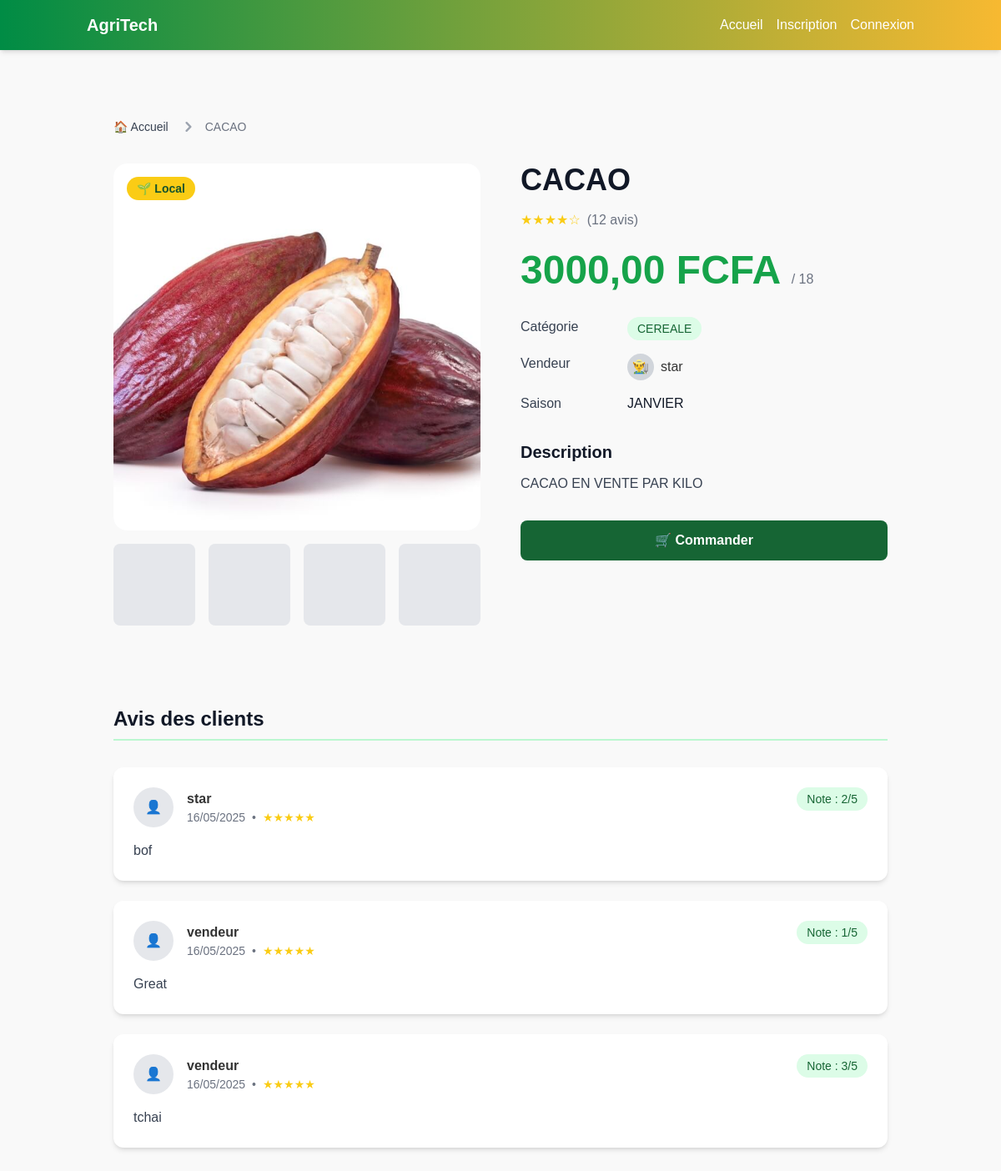
The page /accounts/profile/produit/2/ on the database its author committed.
### agritech_app/models.py (models this page shows, shortened)
class Produit(models.Model):
    vendeur = models.ForeignKey(User, on_delete=models.CASCADE)
    categorie = models.ForeignKey(CategorieProduit, on_delete=models.CASCADE)
    nom = models.CharField(max_length=255)
    prix = models.DecimalField(max_digits=10, decimal_places=2)
    quantite = models.PositiveIntegerField()
    photo = models.ImageField(upload_to='produits/', blank=True)
    description = models.TextField(blank=True)
    date_ajout = models.DateTimeField(auto_now_add=True)
    est_actif = models.BooleanField(default=True)
    saisonnalite = models.CharField(max_length=255, blank=True)

class CategorieProduit(models.Model):
    nom = models.CharField(max_length=100, unique=True)

class Avis(models.Model):
    produit = models.ForeignKey(Produit, on_delete=models.CASCADE)
    auteur = models.ForeignKey(User, on_delete=models.CASCADE)
    NOTE_CHOICES = [(i, str(i)) for i in range(1, 6)]
    note = models.IntegerField(choices=NOTE_CHOICES)
    commentaire = models.TextField(blank=True)
    date_creation = models.DateTimeField(auto_now_add=True)

### agritech_app/views.py (the view)
# urls.py: path('produit/<int:produit_id>/', views.detail_produit, name='detail_produit'),
def detail_produit(request, produit_id):
    produit = get_object_or_404(Produit, pk=produit_id)
    context = {'produit': produit}
    return render(request, 'detail_produit.html', context)

### templates/detail_produit.html (shortened to what this page needs)
{% extends 'base.html' %}
{% block content %}
<div class="max-w-7xl mx-auto px-4 sm:px-6 lg:px-8 py-12">
    <nav class="flex mb-8" aria-label="Breadcrumb">
        <ol class="inline-flex items-center space-x-1 md:space-x-3">
            <li class="inline-flex items-center">
                <a href="{% url 'home' %}" class="inline-flex items-center text-sm font-medium text-gray-700 hover:text-green-600">
                    🏠 Accueil
                </a>
            </li>
            <li aria-current="page">
                <div class="flex items-center">
                    <svg class="w-6 h-6 text-gray-400" fill="currentColor" viewBox="0 0 20 20" xmlns="http://www.w3.org/2000/svg">
                        <path fill-rule="evenodd" d="M7.293 14.707a1 1 0 010-1.414L10.586 10 7.293 6.707a1 1 0 011.414-1.414l4 4a1 1 0 010 1.414l-4 4a1 1 0 01-1.414 0z" clip-rule="evenodd"></path>
                    </svg>
                    <span class="ml-1 text-sm font-medium text-gray-500 md:ml-2">{{ produit.nom }}</span>
                </div>
            </li>
        </ol>
    </nav>
    <div class="grid grid-cols-1 lg:grid-cols-2 gap-12">
        <div class="space-y-4">
            <div class="relative rounded-2xl overflow-hidden bg-gray-100 aspect-square group">
                {% if produit.photo %}
                    <img src="{{ produit.photo.url }}"
                         class="w-full h-full object-cover transition-transform duration-500 group-hover:scale-105"
                         alt="{{ produit.nom }}">
                {% endif %}
                <span class="absolute top-4 left-4 bg-yellow-400 text-green-900 px-3 py-1 rounded-full text-sm font-bold">
                    🌱 Local
                </span>
            </div>
            <div class="grid grid-cols-4 gap-4">
                <div class="aspect-square rounded-lg bg-gray-200 border-2 border-transparent hover:border-green-400 cursor-pointer"></div>
                <div class="aspect-square rounded-lg bg-gray-200"></div>
                <div class="aspect-square rounded-lg bg-gray-200"></div>
                <div class="aspect-square rounded-lg bg-gray-200"></div>
            </div>
        </div>
        <div>
            <h1 class="text-4xl font-extrabold text-gray-900 mb-4">{{ produit.nom }}</h1>
            <div class="flex items-center mb-6">
                <div class="flex text-yellow-400 mr-2">
                    ★★★★☆
                </div>
                <span class="text-gray-500">(12 avis)</span>
            </div>
            <div class="mb-8">
                <span class="text-5xl font-bold text-green-600">{{ produit.prix }} FCFA</span>
                <span class="text-gray-500 ml-2">/ {{ produit.quantite }}</span>
            </div>
            <div class="space-y-4 mb-8">
                <div class="flex">
                    <span class="text-gray-700 font-medium w-32">Catégorie</span>
                    <span class="bg-green-100 text-green-800 px-3 py-1 rounded-full text-sm">{{ produit.categorie.nom }}</span>
                </div>
                <div class="flex">
                    <span class="text-gray-700 font-medium w-32">Vendeur</span>
                    <span class="flex items-center">
                        <span class="w-8 h-8 rounded-full bg-gray-300 mr-2 flex items-center justify-center">👨‍🌾</span>
                        {{ produit.vendeur.username }}
                    </span>
                </div>
                {% if produit.saisonnalite %}
                <div class="flex">
                    <span class="text-gray-700 font-medium w-32">Saison</span>
                    <span class="text-gray-900">{{ produit.saisonnalite }}</span>
                </div>
                {% endif %}
            </div>
            {% if produit.description %}
            <div class="prose max-w-none mb-8">
                <h3 class="text-xl font-bold text-gray-900 mb-3">Description</h3>
                <p class="text-gray-700">{{ produit.description }}</p>
            </div>
            {% endif %}
            <div class="flex flex-wrap gap-4">
                <a href="{% url 'passer_commande' produit.id %}"
                   class="flex-1 px-6 py-3 bg-green-800 hover:bg-green-900 text-white font-bold rounded-lg transition-all hover:shadow-lg shadow-green-800/20 flex items-center justify-center">
                    🛒 Commander
                </a>
            </div>
        </div>
    </div>
    <section class="mt-24">
        <h3 class="text-2xl font-bold text-gray-900 mb-8 pb-2 border-b-2 border-green-200">Avis des clients</h3>
        {% if produit.avis_set.all %}
            <div class="space-y-6">
                {% for avis in produit.avis_set.all %}
                    <div class="bg-white p-6 rounded-xl shadow-md hover:shadow-lg transition-shadow">
                        <div class="flex items-start justify-between mb-4">
                            <div class="flex items-center">
                                <div class="w-12 h-12 rounded-full bg-gray-200 flex items-center justify-center mr-4">
                                    👤
                                </div>
                                <div>
                                    <h4 class="font-bold">{{ avis.auteur.username }}</h4>
                                    <div class="flex items-center text-sm text-gray-500">
                                        <span>{{ avis.date_creation|date:"d/m/Y" }}</span>
                                        <span class="mx-2">•</span>
                                        <span class="text-yellow-400">★★★★★</span>
                                    </div>
                                </div>
                            </div>
                            <span class="px-3 py-1 bg-green-100 text-green-800 rounded-full text-sm font-medium">
                                Note : {{ avis.note }}/5
                            </span>
                        </div>
                        <p class="text-gray-700 pl-18">{{ avis.commentaire }}</p>
                    </div>
                {% endfor %}
            </div>
        {% endif %}
    </section>
</div>
{% endblock %}

### static/css/style.css (style rules this page uses)
:root { --primary-color: #008000; --secondary-color: #FFA500; --accent-color: #D4AF37; --text-color: #333; --background-color: #f8f8f8; }
body { font-family: 'Arial', sans-serif; color: var(--text-color); background-color: var(--background-color); line-height: 1.6; }

### templates/base.html (style rules this page uses)
:root { --couleur-primaire: #008C45; --couleur-secondaire: #F7B931; --couleur-tertiaire: #E4572E; --couleur-clair: #F9F9F9; --couleur-texte-principal: #333; --couleur-texte-secondaire: #777; }
body { font-family: 'Arial', sans-serif; background-color: var(--couleur-clair); color: var(--couleur-texte-principal); margin: 0; padding: 0; line-height: 1.6; }

### rows shown on the page
Produit: nom "CACAO", photo (picture), prix "3000,00", quantite "18", categorie.nom "CEREALE", vendeur.username "star", saisonnalite "JANVIER", description "CACAO EN VENTE PAR KILO"
Avis: auteur.username "star", date_creation "16/05/2025", note "2", commentaire "bof"
Avis: auteur.username "vendeur", date_creation "16/05/2025", note "1", commentaire "Great"
Avis: auteur.username "vendeur", date_creation "16/05/2025", note "3", commentaire "tchai"
